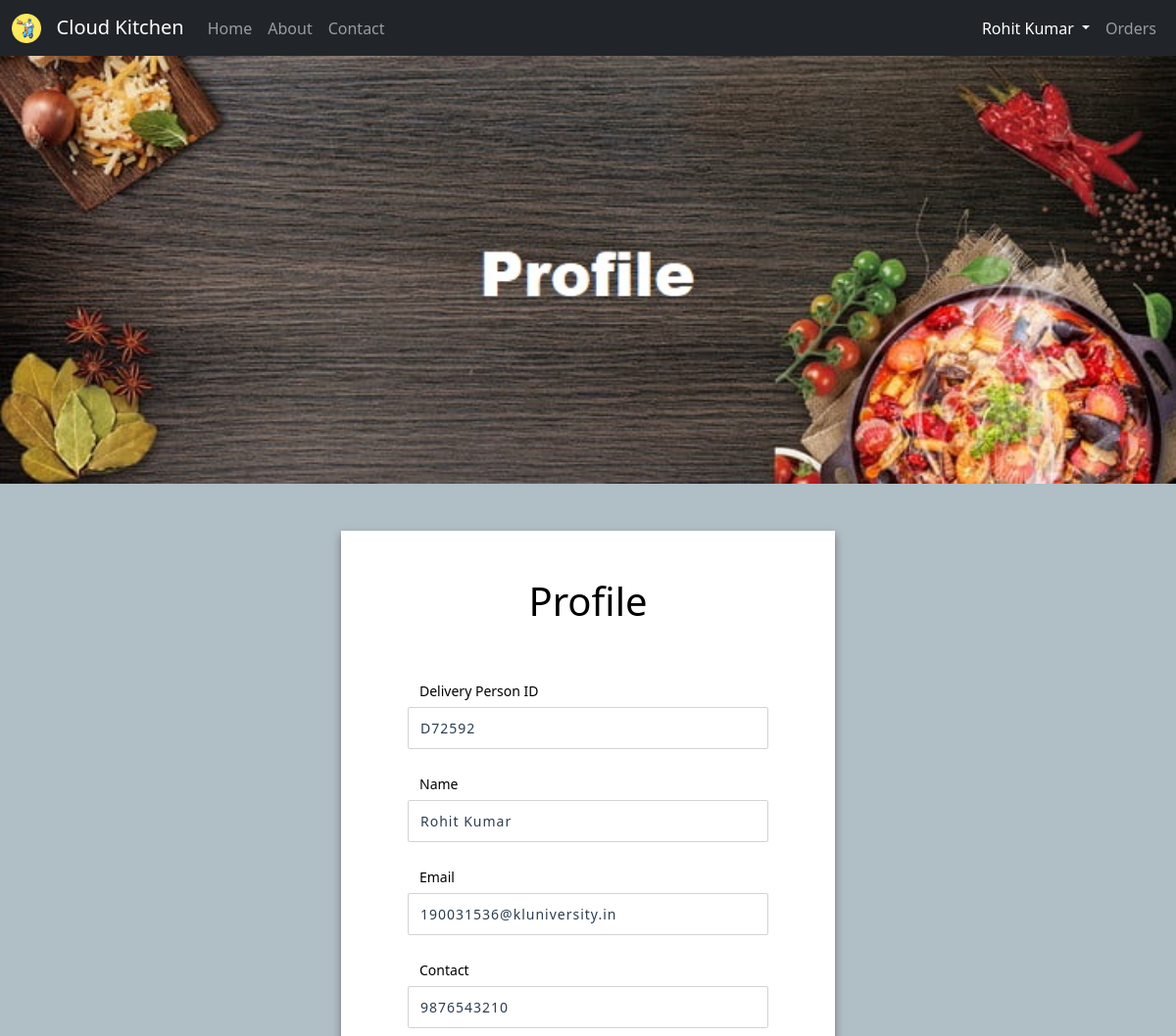
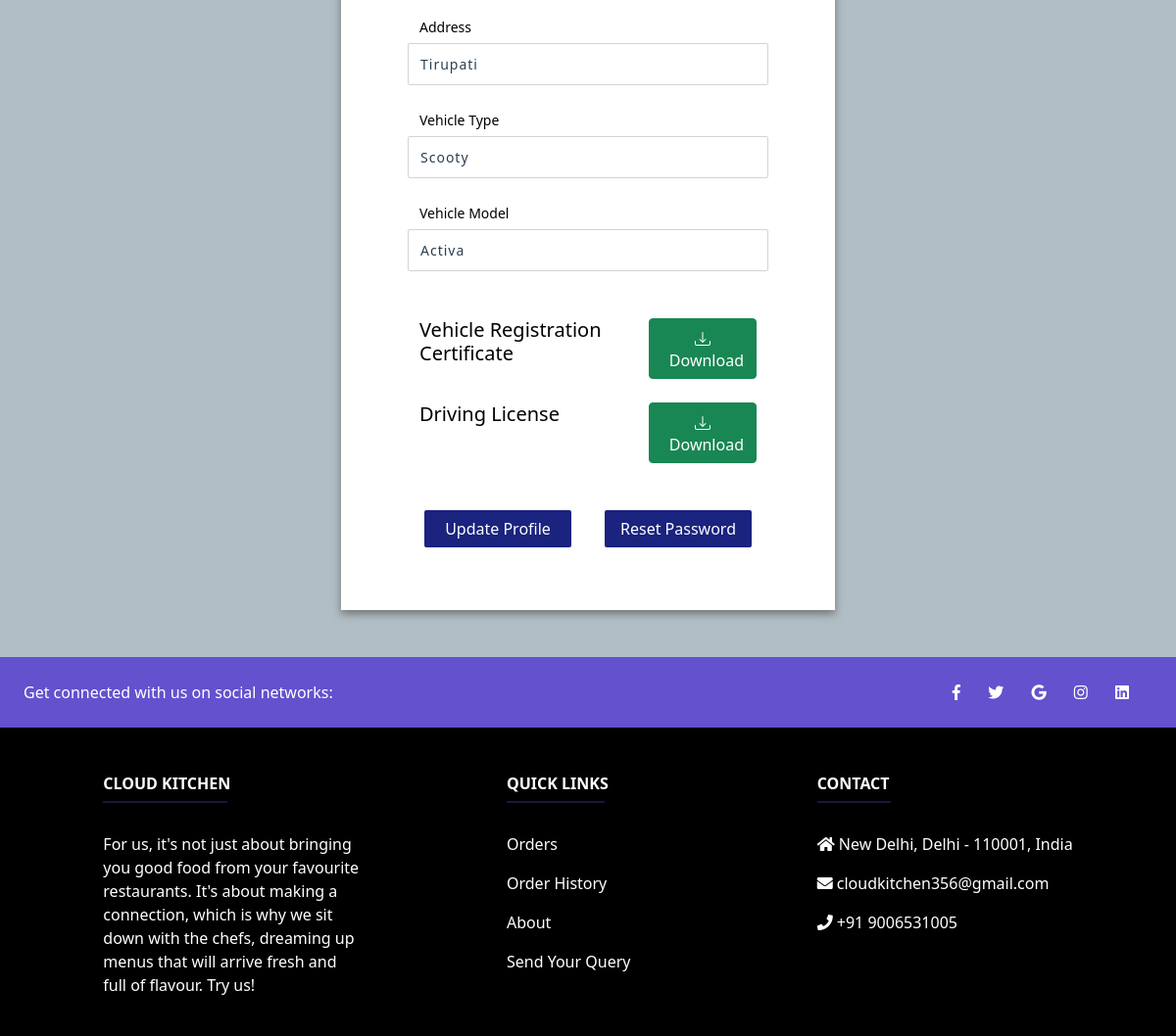
The page /delivery/viewProfile/ (signed in) on the database its author committed (2 pictures, top to bottom).
### Home/models.py (models this page shows, shortened)
class Delivery(models.Model):
    delivery_id = models.CharField(max_length=6)
    name = models.CharField(max_length=100)
    email = models.EmailField(primary_key=True)
    contact = models.IntegerField()
    address = models.CharField(max_length=100)
    password = models.CharField(max_length=10)
    vehicle_type = models.CharField(max_length=10)
    vehicle_model = models.CharField(max_length=50)
    vehicle_registration_certificate = models.FileField(upload_to=vehicle_registration_certificate_directory_path, blank=True, null=True)
    driving_license = models.FileField(upload_to=driving_license_directory_path, blank=True, null=True)
    status = models.BooleanField(default=False)

### Delivery/views.py (the view)
# urls.py: path('viewProfile/', views.viewProfile, name="ViewProfile"),
def viewProfile(request):
    if 'email' in request.session and Delivery.objects.filter(email=request.session['email']).exists():
        obj = Delivery.objects.get(email=request.session['email'])
        return render(request, 'deliveryProfile.html', {'name': obj.name, 'obj': obj})
    else:
        messages.error(request, "Please login first.")
        return redirect('/')

### Delivery/templates/deliveryProfile.html (shortened to what this page needs)
{% extends "deliveryBase.html" %}
{% load static %}
{% block head %}
<link rel="stylesheet" type="text/css" href="{% static 'css/profile.css' %}">
{% endblock %}
{% block profile %} active {% endblock %}
{% block content %}
<img src="{% static 'img/profile.jpg' %}" class="banner">
<link rel="stylesheet" href="https://use.fontawesome.com/releases/v5.0.8/css/all.css">
<div class="container-fluid px-1 px-md-5 px-lg-1 px-xl-5 py-5 mx-auto" style="width: 50%;">
    <div class="card card0 border-0">
        <div class="row d-flex">
            <div class="col-lg-6" style="width: 100%;">
                <div class="card2 card border-0 px-4 py-5">
                    <h1 align="center">Profile</h1> <br> <br>
                    <div class="row px-3">
                        <h6 class="mb-0 text-sm">Delivery Person ID</h6><br>
                        <input class="mb-4" type="text" name="text" placeholder="Delivery ID" value="{{ obj.delivery_id }}" readonly>
                    </div>
                    <div class="row px-3">
                        <h6 class="mb-0 text-sm">Name</h6><br>
                        <input class="mb-4" type="text" name="text" placeholder="Name" value="{{ obj.name }}" readonly>
                    </div>
                    <div class="row px-3">
                        <h6 class="mb-0 text-sm">Email</h6><br>
                        <input class="mb-4" type="email" name="text" placeholder="Email" value="{{ obj.email }}" readonly>
                    </div>
                    <div class="row px-3">
                        <h6 class="mb-0 text-sm">Contact</h6><br>
                        <input class="mb-4" type="number" name="text" placeholder="Contact" value="{{ obj.contact }}" readonly>
                    </div>
                    <div class="row px-3">
                        <h6 class="mb-0 text-sm">Address</h6><br>
                        <input class="mb-4" type="text" name="text" placeholder="Address" value="{{ obj.address }}" readonly>
                    </div>
                    <div class="row px-3">
                        <h6 class="mb-0 text-sm">Vehicle Type</h6><br>
                        <input class="mb-4" type="text" name="text" placeholder="Vehicle Type" value="{{ obj.vehicle_type }}" readonly>
                    </div>
                    <div class="row px-3">
                        <h6 class="mb-0 text-sm">Vehicle Model</h6><br>
                        <input class="mb-4" type="text" name="text" placeholder="Vehicle Model" value="{{ obj.vehicle_model }}" readonly>
                    </div>
                    {% if obj.vehicle_registration_certificate %}
                        <br>
                        <div class="row px-3">
                            <div class="col-sm-8 col-12">
                                <h5>Vehicle Registration Certificate</h5>
                            </div>
                            <div class="col-sm-4 col-12">
                                <a href="/delivery/open/rc"><button type="button" class="btn btn-success" style="float: right;">
                                &nbsp;&nbsp;Download</button></a>
                            </div>
                            <br> <br>
                        </div>
                    {% endif %}
                    {% if obj.driving_license %}
                        <br>
                        <div class="row px-3">
                            <div class="col-sm-8 col-12">
                                <h5>Driving License</h5>
                            </div>
                            <div class="col-sm-4 col-12">
                                <a href="/delivery/open/dl"><button type="button" class="btn btn-success" style="float: right;">
                                &nbsp;&nbsp;Download</button></a>
                            </div>
                            <br> <br>
                        </div>
                    {% endif %}
                    <br> <br>
                    <div class="row mb-3 px-3">
                        <div class="col-sm-6 col-12">
                            <center><a href="/delivery/updatePassword"><button type="submit" class="btn btn-blue text-center">Update Profile</button></a></center>
                        </div>
                        <div class="col-sm-6 col-12">
                            <center><a href="/delivery/resetPassword"><button type="submit" class="btn btn-blue text-center">Reset Password</button></a></center>
                        </div>
                    </div>
                </div>
            </div>
        </div>
    </div>
</div>
{% endblock %}

### Delivery/templates/deliveryBase.html (shortened to what this page needs)
<!doctype html>
<html lang="en">
  <head>
    {% load static %}
    <link href="https://cdn.jsdelivr.net/npm/bootstrap@5.0.0/dist/css/bootstrap.min.css" rel="stylesheet">
    {% block head %} {% endblock %}
  </head>
  <body>
  <nav class="navbar navbar-expand-lg navbar-dark bg-dark">
    <div class="container-fluid">
      <a class="navbar-brand" href="/delivery">
        <img src="{% static 'img/Logo.png' %}" alt="" width="30" height="30" class="d-inline-block align-text-top">
        &nbsp; Cloud Kitchen
      </a>
      <div class="collapse navbar-collapse" id="navbarSupportedContent">
        <ul class="navbar-nav me-auto mb-2 mb-lg-0">
          <li class="nav-item">
            <a class="nav-link {% block home %} {% endblock %}" aria-current="page" href="/delivery">Home</a>
          </li>
          <li class="nav-item">
            <a class="nav-link {% block about %} {% endblock %}" href="/delivery/about">About</a>
          </li>
          <li class="nav-item">
            <a class="nav-link {% block contact %} {% endblock %}" href="/delivery/contact">Contact</a>
          </li>
        </ul>
        <ul class="navbar-nav ms-auto mb-2 mb-lg-0">
          <li class="nav-item dropdown">
            <a class="nav-link dropdown-toggle {% block profile %} {% endblock %}" id="navbarDropdown" role="button" data-bs-toggle="dropdown" aria-expanded="false"> {{ name }} </a>
          </li>
          <li class="nav-item">
            <a class="nav-link {% block orders %} {% endblock %}" href="/delivery/order">Orders</a>
          </li>
        </ul>
      </div>
    </div>
  </nav>
  {% block content %} {% endblock %}
  <footer class="text-center text-lg-start text-white" style="background-color: black">
    <section class="d-flex justify-content-between p-4" style="background-color: #6351ce">
      <div class="me-5">
        <span>Get connected with us on social networks:</span>
      </div>
      <div>
        <a href="https://www.facebook.com/" class="text-white me-4"><i class="fab fa-facebook-f"></i></a>
        <a href="https://www.twitter.com/" class="text-white me-4"><i class="fab fa-twitter"></i></a>
        <a href="https://mail.google.com/" class="text-white me-4"><i class="fab fa-google"></i></a>
        <a href="https://www.instagram.com/" class="text-white me-4"><i class="fab fa-instagram"></i></a>
        <a href="https://www.linkedin.com/" class="text-white me-4"><i class="fab fa-linkedin"></i></a>
      </div>
    </section>
    <section class="">
      <div class="container text-center text-md-start mt-5">
        <div class="row mt-3">
          <div class="col-md-3 col-lg-4 col-xl-3 mx-auto mb-4">
            <h6 class="text-uppercase fw-bold">Cloud Kitchen</h6>
            <hr class="mb-4 mt-0 d-inline-block mx-auto" style="width: 127px; background-color: #7c4dff; height: 2px" />
            <p>
              For us, it's not just about bringing you good food from your favourite restaurants. It's about making a
              connection, which is why we sit down with the chefs, dreaming up menus that will arrive fresh and full of
              flavour. Try us!
            </p>
          </div>
          <div class="col-md-3 col-lg-2 col-xl-2 mx-auto mb-4">
            <h6 class="text-uppercase fw-bold">Quick links</h6>
            <hr class="mb-4 mt-0 d-inline-block mx-auto" style="width: 100px; background-color: #7c4dff; height: 2px" />
            <p> <a href="/delivery/order" class="text-white" style="text-decoration:none">Orders</a> </p>
            <p> <a href="/delivery/orderHistory" class="text-white" style="text-decoration:none">Order History</a> </p>
            <p> <a href="/delivery/about" class="text-white" style="text-decoration:none">About</a> </p>
            <p> <a href="/delivery/contact" class="text-white" style="text-decoration:none">Send Your Query</a> </p>
          </div>
          <div class="col-md-4 col-lg-3 col-xl-3 mx-auto mb-md-0 mb-4">
            <h6 class="text-uppercase fw-bold">Contact</h6>
            <hr class="mb-4 mt-0 d-inline-block mx-auto" style="width: 75px; background-color: #7c4dff; height: 2px" />
            <p> <i class="fas fa-home mr-3"></i> New Delhi, Delhi - 110001, India </p>
            <p> <i class="fas fa-envelope mr-3"></i> cloudkitchen356@gmail.com </p>
            <p> <i class="fas fa-phone mr-3"></i> +91 9006531005 </p>
          </div>
        </div>
      </div>
    </section>
  </footer>
  </body>
</html>

### Delivery/static/css/profile.css (style rules this page uses)
.banner { width: 1519px; max-height: 500px; max-width: 100%; }
body { color: #000; overflow-x: hidden; height: 100%; background-color: #B0BEC5; background-repeat: no-repeat }
.card0 { box-shadow: 0px 4px 8px 0px #757575; border-radius: 0px }
.card2 { margin: 0px 40px }
.text-sm { font-size: 14px !important }
::placeholder { color: #BDBDBD; opacity: 1; font-weight: 300 }
input, textarea { padding: 10px 12px 10px 12px; border: 1px solid lightgrey; border-radius: 2px; margin-bottom: 5px; margin-top: 2px; width: 100%; box-sizing: border-box; color: #2C3E50; font-size: 14px; letter-spacing: 1px }
a { color: inherit; cursor: pointer }
.btn-blue { background-color: #1A237E; width: 150px; color: #fff; border-radius: 2px }

### rows shown on the page
Delivery: name "Rohit Kumar", text "D72592", text "Rohit Kumar", text "190031536@kluniversity.in", text "9876543210", text "Tirupati", text "Scooty", text "Activa"
